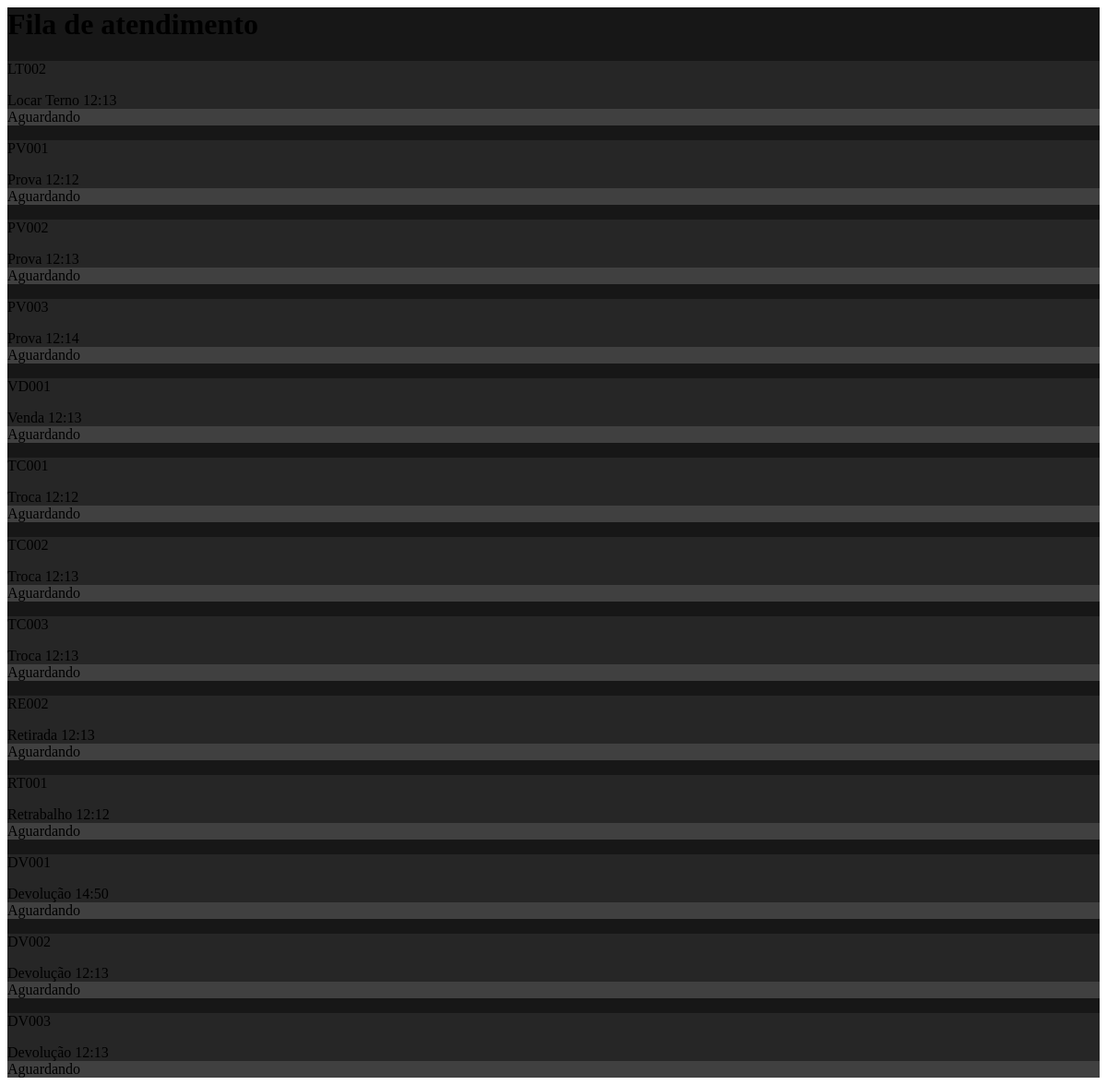
The page /adminSeletto/fila-partial/ (signed in) on the database as committed earlier.
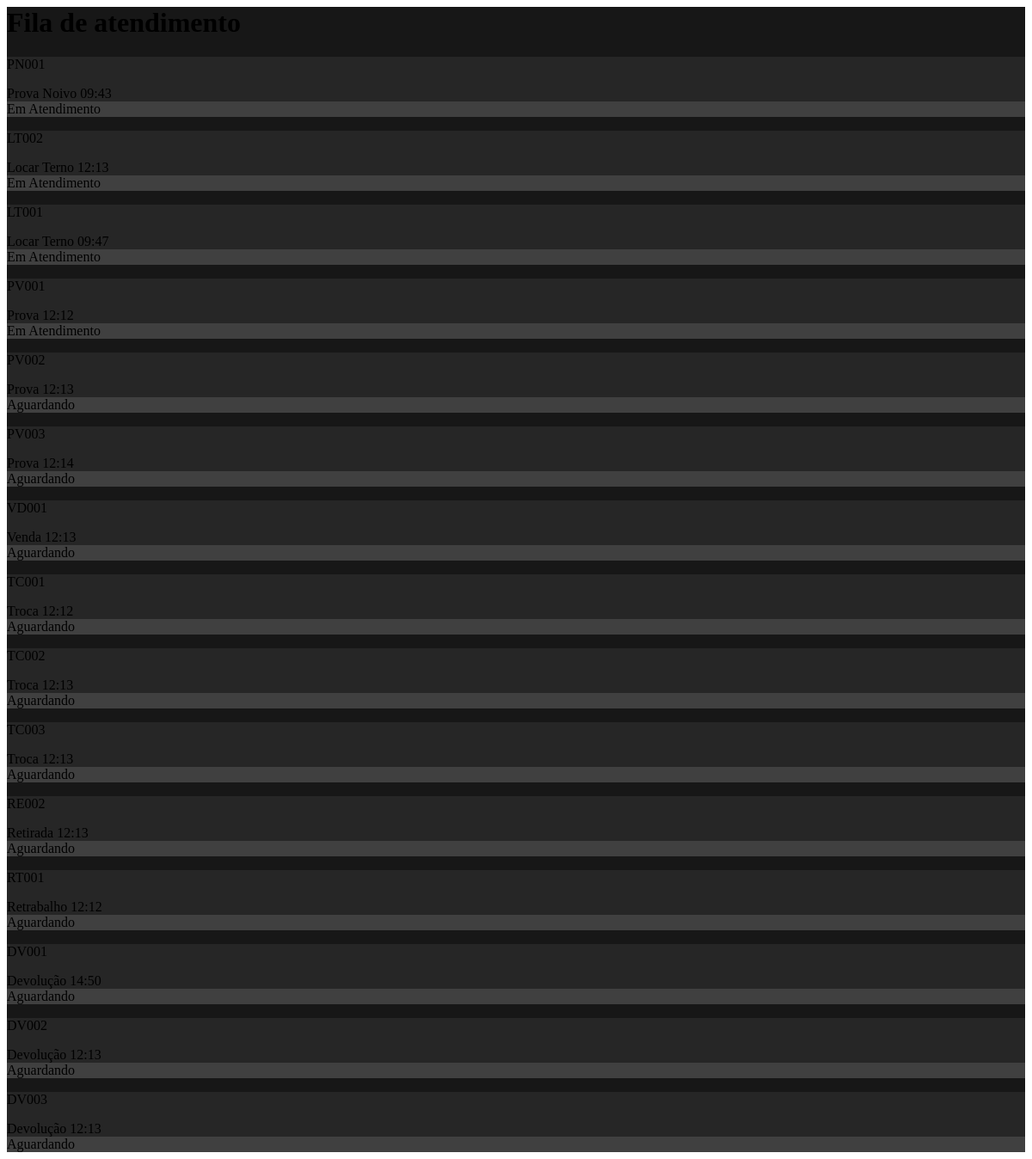
The same page on the database as committed later.
### filas/models.py (models this page shows, shortened)
class Senha(models.Model):
    STATUS = (
        ('AGUARDANDO', 'Aguardando'),
        ('CHAMADA', 'Chamada'),
        ('EM_ATENDIMENTO', 'Em Atendimento'),
        ('FINALIZADO', 'Finalizado'),
        ('ATENDIDA', 'Atendida'),
        ('CANCELADA', 'Cancelada'),
    )
    codigo = models.CharField(max_length=20,  db_index=True)
    token = models.UUIDField(default=uuid.uuid4, editable=False, unique=True, db_index=True)
    cliente_nome = models.CharField(
        max_length=100,
        null=False,
        blank=False,
        )
    cliente_email = models.EmailField(
        max_length=254,
        null=True,
        blank=True,
    )
    cliente_telefone = models.CharField(
        max_length=20,
        null=False,
        blank=False,
        )
    fila = models.ForeignKey(
        Fila,
        on_delete=models.CASCADE
        )
    categoria = models.ForeignKey(
        Categoria,
        on_delete=models.CASCADE,
        null=False,
    )
    status = models.CharField(
        max_length=20,
        choices=STATUS,
        default='AGUARDANDO',
    )
    criada_em = models.DateTimeField(auto_now_add=True)
    chamada_em = models.DateTimeField(
        null=True,
        blank=True
        )
    finalizado_em = models.DateTimeField(
        null=True,
        blank=True
        )
    atendente = models.CharField(
        max_length=100,
        null=True,
        blank=True
        )
    TIPO_LOCACAO_CHOICES = (
        ('locacao_noivo', 'Locação Noivo'),
        ('locacao_terno', 'Locação Terno'),
        ('locacao_infantil', 'Locação Infantil'),
    )
    tipo_locacao = models.CharField(
        max_length=50,
        choices=TIPO_LOCACAO_CHOICES,
        null=True,
        blank=True
        )

class Categoria(models.Model):
    nome = models.CharField(max_length=100)
    fila = models.ForeignKey(Fila, on_delete=models.CASCADE, related_name='categorias')
    prioridade = models.IntegerField(default=0)
    prefixo = models.CharField(max_length=10, default='A')  # Ex: PN, PR, A, FG
    peso = models.IntegerField(default=1)  # Para ordenação na fila
    tempo_estimado_min = models.IntegerField(default=10)  # em minutos
    tempo_estimado_max = models.IntegerField(default=20)  # em minutos
    ativa = models.BooleanField(default=True)
    contador_atual = models.IntegerField(default=0)
    ultima_data_reset = models.DateField(
        null=True,
        blank=True
    )

### core/views.py (the view)
@role_required('admin', 'funcionario', 'gerente')
def admin_fila_partial(request):
    fila = Senha.objects.select_related(
        'categoria'
    ).filter(
        Q(status='AGUARDANDO') |
        Q(status='EM_ATENDIMENTO')
    ).order_by(
        '-categoria__peso',
        'criada_em'
    )
    context = {
        'fila': fila
    }
    return render(
        request,
        'partials/admin_fila.html',
        context
    )

### core/templates/partials/admin_fila.html
<div class="py-4 px-4 rounded-4 text-white" style="background-color: rgb(23, 23, 23);">
    <h1>Fila de atendimento</h1>
    {% for senha in fila %}
    <div class="px-4 py-4 rounded-4 my-3" style="background-color: rgb(38, 38, 38);">
        <div class="d-flex justify-content-between align-items-start">
            <div class="d-flex gap-3 align-items-center">
                <p class="fs-2">{{ senha.codigo }}</p>
                <div class="d-flex flex-column">
                    <span class="fs-6">{{ senha.categoria.nome }}</span>
                    <span class="text-secondary">{{ senha.criada_em|date:"H:i" }}</span>
                </div>
            </div>
            <div class="rounded-3 py-2 px-4" style="background-color: rgb(64,64,64);">
                {% if "em atendendo" in senha.get_status_display|lower %}
                    Atendendo
                {% else %}
                    {{ senha.get_status_display|default:senha.status|title }}
                {% endif %}
            </div>
        </div>
    </div>
    {% empty %}
    <p class="text-secondary py-4">
        Nenhuma senha na fila no momento
    </p>
    {% endfor %}
</div>

Rows that differ between the two databases and show on the page:
added Senha: codigo "PN001", categoria.nome "Prova Noivo", criada_em "09:43", status "Em Atendimento"
changed Senha "LT002": status "Aguardando" → "Em Atendimento"
added Senha: codigo "LT001", categoria.nome "Locar Terno", criada_em "09:47", status "Em Atendimento"
changed Senha "PV001": status "Aguardando" → "Em Atendimento"
